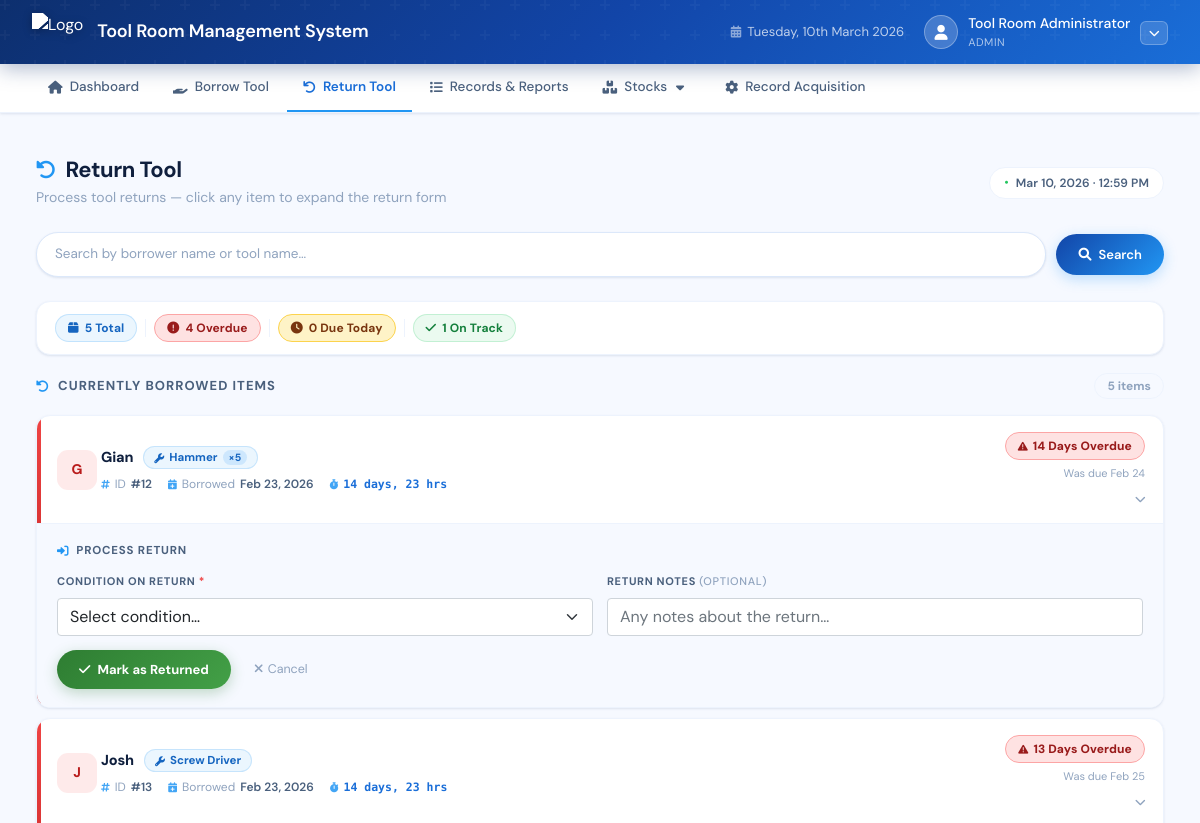
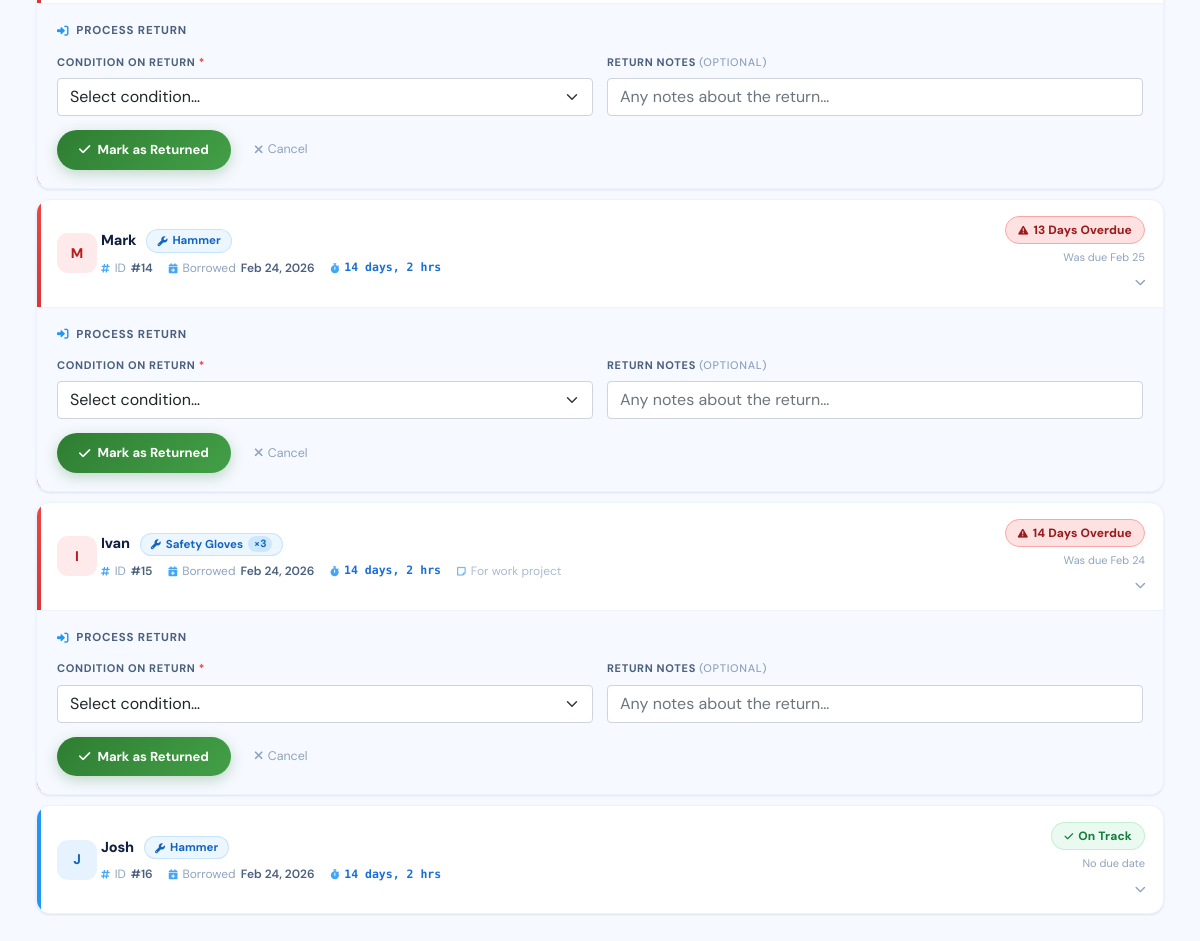
/sratool/return_tool.php (signed in), run on the app's committed database (2 pictures, top to bottom).
### tables this page shows
CREATE TABLE IF NOT EXISTS `borrowing_records` (
  `transaction_id` int NOT NULL AUTO_INCREMENT,
  `borrower_name` varchar(100) DEFAULT NULL,
  `tool_name` varchar(100) DEFAULT NULL,
  `quantity` int DEFAULT NULL,
  `date_borrowed` date DEFAULT NULL,
  `time_borrowed` time DEFAULT NULL,
  `expected_return_date` date DEFAULT NULL,
  `actual_return_date` date DEFAULT NULL,
  `actual_return_time` time DEFAULT NULL,
  `status` varchar(50) DEFAULT NULL,
  `condition_on_return` varchar(100) DEFAULT NULL,
  `notes` text,
  `created_by` int DEFAULT NULL,
  `created_at` datetime DEFAULT CURRENT_TIMESTAMP,
  `updated_at` datetime DEFAULT CURRENT_TIMESTAMP ON UPDATE CURRENT_TIMESTAMP,
  PRIMARY KEY (`transaction_id`),
  KEY `created_by` (`created_by`)
);

### sratool/return_tool.php (the view, shortened to what this page needs)
<?php
require_once "../config.php";
$search_results = null;
$search_performed = false;
$summary = $conn->query("
    SELECT
        COUNT(*) AS total,
        SUM(CASE WHEN status = 'overdue' OR (expected_return_date IS NOT NULL AND expected_return_date < CURDATE()) THEN 1 ELSE 0 END) AS overdue_count,
        SUM(CASE WHEN expected_return_date = CURDATE() AND status = 'borrowed' THEN 1 ELSE 0 END) AS due_today_count,
        SUM(CASE WHEN status = 'borrowed' AND (expected_return_date IS NULL OR expected_return_date > CURDATE()) THEN 1 ELSE 0 END) AS on_track_count
    FROM borrowing_records
    WHERE status IN ('borrowed', 'overdue')
")->fetch_assoc();
if (!$search_performed) {
    $all_borrowed = $conn->query("
        SELECT * FROM borrowing_records
        WHERE status IN ('borrowed', 'overdue')
        ORDER BY
            CASE WHEN status = 'overdue' THEN 1
                 WHEN expected_return_date = CURDATE() THEN 2
                 ELSE 3 END,
            date_borrowed ASC,
            time_borrowed ASC
        LIMIT 50
    ");
}
function getInitials($name) {
    $parts = explode(' ', trim($name));
    $initials = '';
    foreach (array_slice($parts, 0, 2) as $p) {
        $initials .= strtoupper(mb_substr($p, 0, 1));
    }
    return $initials ?: '?';
}
function getDueBadge($row) {
    $today = date('Y-m-d');
    $isOverdue = ($row['status'] == 'overdue') ||
                 ($row['expected_return_date'] && $row['expected_return_date'] < $today);
    $isDueToday = ($row['expected_return_date'] == $today && !$isOverdue);
    $isDueSoon  = (!$isOverdue && !$isDueToday && $row['expected_return_date'] &&
                   (strtotime($row['expected_return_date']) - strtotime($today)) / 86400 <= 3);
    if ($isOverdue) {
        $daysOverdue = floor((strtotime($today) - strtotime($row['expected_return_date'])) / 86400);
        return [
            'class'    => 'overdue',
            'icon'     => 'fa-triangle-exclamation',
            'label'    => $daysOverdue . ' Day' . ($daysOverdue != 1 ? 's' : '') . ' Overdue',
            'sub'      => $row['expected_return_date'] ? 'Was due ' . date('M d', strtotime($row['expected_return_date'])) : '',
            'cardClass' => 'overdue',
        ];
    } else {
        return [
            'class'    => 'on-track',
            'icon'     => 'fa-check',
            'label'    => 'On Track',
            'sub'      => $row['expected_return_date'] ? 'Due ' . date('M d', strtotime($row['expected_return_date'])) : 'No due date',
            'cardClass' => '',
        ];
    }
}
?>
<!DOCTYPE html>
<html lang="en">
<head>
    <link rel="stylesheet" href="https://cdnjs.cloudflare.com/ajax/libs/font-awesome/6.5.0/css/all.min.css">
    <link rel="stylesheet" href="css/return.css">
    <link rel="stylesheet" href="css/responsive.css">
</head>
<body>
<?php include 'navigation.php'; ?>
<div class="main-content">
    <div class="page-header">
        <div>
            <h2><i class="fa fa-rotate-left"></i> Return Tool</h2>
            <p>Process tool returns — click any item to expand the return form</p>
        </div>
        <span class="header-time">
            <span class="pulse-dot">●</span>
            <?php echo date('M d, Y · h:i A'); ?>
        </span>
    </div>
    <div class="search-section">
        <form method="POST" action="" class="search-form">
            <input
                type="text"
                name="search_query"
                class="search-input"
                placeholder="Search by borrower name or tool name…"
                value="<?php echo isset($_POST['search_query']) ? htmlspecialchars($_POST['search_query']) : ''; ?>"
            >
            <button type="submit" name="search_submit" class="btn-search">
                <i class="fa fa-magnifying-glass"></i> Search
            </button>
        </form>
    </div>
    <?php if (!$search_performed): ?>
    <div class="borrow-summary-bar">
        <span class="summary-chip summary-chip-total">
            <i class="fa fa-box"></i> <?php echo $summary['total']; ?> Total
        </span>
        <span class="summary-chip summary-chip-overdue">
            <i class="fa fa-circle-exclamation"></i> <?php echo $summary['overdue_count']; ?> Overdue
        </span>
        <span class="summary-chip summary-chip-duetoday">
            <i class="fa fa-clock"></i> <?php echo $summary['due_today_count']; ?> Due Today
        </span>
        <span class="summary-chip summary-chip-ok">
            <i class="fa fa-check"></i> <?php echo $summary['on_track_count']; ?> On Track
        </span>
    </div>
    <?php endif; ?>
    <div class="items-section">
        <div class="section-header">
            <h3>
                <?php if ($search_performed): ?>
                    <i class="fa fa-magnifying-glass"></i> Search Results
                <?php else: ?>
                    <i class="fa fa-rotate-left"></i> Currently Borrowed Items
                <?php endif; ?>
            </h3>
            <?php
            $items_to_display = $search_performed ? $search_results : $all_borrowed;
            $count = $items_to_display ? $items_to_display->num_rows : 0;
            ?>
            <span class="section-count"><?php echo $count; ?> item<?php echo $count != 1 ? 's' : ''; ?></span>
        </div>
        <div class="items-list">
        <?php if ($items_to_display && $items_to_display->num_rows > 0):
            $items_to_display->data_seek(0);
            while ($row = $items_to_display->fetch_assoc()):
                $badge      = getDueBadge($row);
                $initials   = getInitials($row['borrower_name']);
                $borrowedTs = strtotime($row['date_borrowed'] . ' ' . $row['time_borrowed']);
                $autoOpen   = ($badge['cardClass'] === 'overdue') ? 'open' : '';
        ?>
            <div class="item-card <?php echo $badge['cardClass']; ?>">
                <div class="item-card-inner" role="button" tabindex="0" aria-expanded="<?php echo $autoOpen ? 'true' : 'false'; ?>">
                    <div class="item-avatar"><?php echo $initials; ?></div>
                    <div class="item-body">
                        <div class="item-top-row">
                            <span class="item-borrower-name"><?php echo htmlspecialchars($row['borrower_name']); ?></span>
                            <span class="item-tool-badge">
                                <i class="fa fa-wrench"></i>
                                <?php echo htmlspecialchars($row['tool_name']); ?>
                                <?php if ($row['quantity'] > 1): ?>
                                    <span class="item-qty">×<?php echo $row['quantity']; ?></span>
                                <?php endif; ?>
                            </span>
                        </div>
                        <div class="item-meta-row">
                            <span class="meta-chip">
                                <i class="fa fa-hashtag"></i>
                                ID <strong>#<?php echo $row['transaction_id']; ?></strong>
                            </span>
                            <span class="meta-chip">
                                <i class="fa fa-calendar-plus"></i>
                                Borrowed <strong><?php echo date('M d, Y', $borrowedTs); ?></strong>
                            </span>
                            <span class="meta-chip">
                                <i class="fa fa-stopwatch"></i>
                                <span class="live" data-borrowed="<?php echo $borrowedTs; ?>">…</span>
                            </span>
                            <?php if ($row['notes']): ?>
                            <span class="meta-chip meta-chip-note">
                                <i class="fa fa-note-sticky"></i>
                                <?php echo htmlspecialchars(mb_strimwidth($row['notes'], 0, 40, '…')); ?>
                            </span>
                            <?php endif; ?>
                        </div>
                    </div>
                    <div class="item-status-col">
                        <span class="due-badge <?php echo $badge['class']; ?>">
                            <i class="fa <?php echo $badge['icon']; ?>"></i>
                            <?php echo $badge['label']; ?>
                        </span>
                        <?php if ($badge['sub']): ?>
                            <span class="due-date-text"><?php echo $badge['sub']; ?></span>
                        <?php endif; ?>
                        <span class="expand-chevron"><i class="fa fa-chevron-down"></i></span>
                    </div>
                </div>
                <div class="item-return-wrap <?php echo $autoOpen; ?>">
                    <div class="return-form-title">
                        <i class="fa fa-right-to-bracket"></i> Process Return
                    </div>
                    <form method="POST" action="">
                        <div class="form-row">
                            <div>
                                <label class="form-label">Condition on Return <span style="color:#ef4444">*</span></label>
                                <select name="condition" class="form-select" required>
                                    <option value="">Select condition…</option>
                                </select>
                            </div>
                            <div>
                                <label class="form-label">Return Notes <span style="color:var(--text-muted);font-weight:500">(Optional)</span></label>
                                <input
                                    type="text"
                                    name="return_notes"
                                    class="form-control"
                                    placeholder="Any notes about the return…"
                                >
                            </div>
                        </div>
                        <div class="form-actions">
                            <button type="submit" name="return_submit" class="btn-return">
                                <i class="fa fa-check"></i> Mark as Returned
                            </button>
                            <button type="button" class="btn-cancel-return">
                                <i class="fa fa-xmark"></i> Cancel
                            </button>
                        </div>
                    </form>
                </div>
            </div>
        <?php
            endwhile;
        endif; ?>
        </div>
    </div>
</div>
</body>
</html>

### sratool/css/responsive.css (style rules this page uses)
*, *::before, *::after { box-sizing: border-box; }
body { overflow-x: hidden; }

### sratool/css/dashboard.css (style rules this page uses)
.main-content { font-family: 'DM Sans', sans-serif; }
.page-header { display: flex; justify-content: space-between; align-items: center; margin-bottom: 22px; flex-wrap: wrap; gap: 10px; }
.page-header h2 { font-size: 24px; font-weight: 800; color: var(--text-primary); margin: 0 0 3px; letter-spacing: -0.03em; }
.page-header p { font-size: 13px; color: var(--text-muted); margin: 0; }
.header-time { display: inline-flex; align-items: center; gap: 7px; font-size: 12px; font-weight: 600; color: var(--text-secondary); background: var(--surface); border: 1px solid var(--border-light); border-radius: 20px; padding: 6px 14px; letter-spacing: 0.01em; }
.pulse-dot { font-size: 7px; color: #22c55e; animation: pulse 2s infinite; }

### sratool/css/base.css (style rules this page uses)
:root { --blue-900: #0d2f6e; --blue-800: #1245a8; --blue-600: #1a6ed8; --blue-500: #2196F3; --blue-400: #42a5f5; --blue-200: #bbdefb; --blue-100: #e3f2fd; --blue-50: #f0f7ff; --green-600: #2e7d32; --green-100: #e8f5e9; --orange-600: #e65100; --orange-100: #fff3e0; --red-600: #c62828; --red-100: #ffebee; --purple-600: #6a1b9a; --purple-100: #f3e5f5; --surface: #ffffff; --surface-2: #f6f9ff; --surface-3: #eef4ff; --border: #dce8fa; --border-light: #edf3fd; --text-primary: #0f1f3d; --text-secondary: #4a607d; --text-muted: #8fa3be; --shadow-sm: 0 1px 3px rgba(13,47,110,0.08), 0 1px 2px rgba(13,47,110,0.04); --shadow-md: 0 4px 16px rgba(13,47,110,0.10), 0 2px 6px rgba(13,47,110,0.06); --shadow-lg: 0 12px 40px rgba(13,47,110,0.15), 0 4px 12px rgba(13,47,110,0.08); --shadow-glow:0 0 0 3px rgba(33,150,243,0.18); --radius-sm: 6px; --radius-md: 10px; --radius-lg: 16px; --radius-xl: 22px; --ease: cubic-bezier(0.4, 0, 0.2, 1); --ease-spring: cubic-bezier(0.34, 1.56, 0.64, 1); }
*, *::before, *::after { margin: 0; padding: 0; box-sizing: border-box; }
body { font-family: 'DM Sans', sans-serif; background: var(--surface-2); min-height: 100vh; color: var(--text-primary); line-height: 1.5; }
.main-content { padding: 28px 32px; max-width: 1400px; margin: 0 auto; animation: pageIn 0.35s var(--ease); }
.page-header { margin-bottom: 24px; }
.page-header h2 { font-size: 22px; font-weight: 700; color: var(--text-primary); display: flex; align-items: center; gap: 10px; letter-spacing: -0.02em; }
.page-header h2 i { color: var(--blue-500); font-size: 20px; }
.page-header p { color: var(--text-muted); font-size: 14px; margin-top: 4px; }

### sratool/css/portal.css (style rules this page uses)
:root { --blue-900: #0d2f6e; --blue-800: #1245a8; --blue-600: #1a6ed8; --blue-500: #2196F3; --blue-400: #42a5f5; --blue-100: #e3f2fd; --blue-50: #f0f7ff; --surface: #ffffff; --surface-2: #f6f9ff; --border: #dce8fa; --border-light: #edf3fd; --text-primary: #0f1f3d; --text-secondary: #4a607d; --text-muted: #8fa3be; --shadow-sm: 0 1px 3px rgba(13,47,110,0.08), 0 1px 2px rgba(13,47,110,0.04); --shadow-md: 0 4px 16px rgba(13,47,110,0.10), 0 2px 6px rgba(13,47,110,0.06); --shadow-lg: 0 12px 40px rgba(13,47,110,0.15), 0 4px 12px rgba(13,47,110,0.08); --ease: cubic-bezier(0.4, 0, 0.2, 1); --ease-spring: cubic-bezier(0.34, 1.56, 0.64, 1); }
*, *::before, *::after { margin: 0; padding: 0; box-sizing: border-box; }
body { font-family: 'DM Sans', sans-serif; background: var(--surface-2); min-height: 100vh; color: var(--text-primary); }
.main-content { padding: 44px 36px; width: 100%; max-width: 1800px; margin: 0 auto; animation: pageIn 0.4s var(--ease); }

### data on the page
borrowing_records: borrower_name "G", borrower_name "Gian", tool_name "Hammer", quantity "5", transaction_id "12", date('M d, Y', $borrowedTs) "Feb 23, 2026", expected_return_date "14 Days Overdue", expected_return_date "Was due Feb 24"
borrowing_records: borrower_name "J", borrower_name "Josh", tool_name "Screw Driver", transaction_id "13", date('M d, Y', $borrowedTs) "Feb 23, 2026", expected_return_date "13 Days Overdue", expected_return_date "Was due Feb 25"
borrowing_records: borrower_name "M", borrower_name "Mark", tool_name "Hammer", transaction_id "14", date('M d, Y', $borrowedTs) "Feb 24, 2026", expected_return_date "13 Days Overdue", expected_return_date "Was due Feb 25"
borrowing_records: borrower_name "I", borrower_name "Ivan", tool_name "Safety Gloves", quantity "3", transaction_id "15", date('M d, Y', $borrowedTs) "Feb 24, 2026", notes "For work project", expected_return_date "14 Days Overdue", expected_return_date "Was due Feb 24"
borrowing_records: borrower_name "J", borrower_name "Josh", tool_name "Hammer", transaction_id "16", date('M d, Y', $borrowedTs) "Feb 24, 2026", expected_return_date "On Track", expected_return_date "No due date"

### other printed values
$_SESSION['full_name'] "Tool Room Administrator"
$_SESSION['role'] "ADMIN"
$summary['total'] "5"
$summary['overdue_count'] "4"
$summary['due_today_count'] "0"
$summary['on_track_count'] "1"
$count "5"
